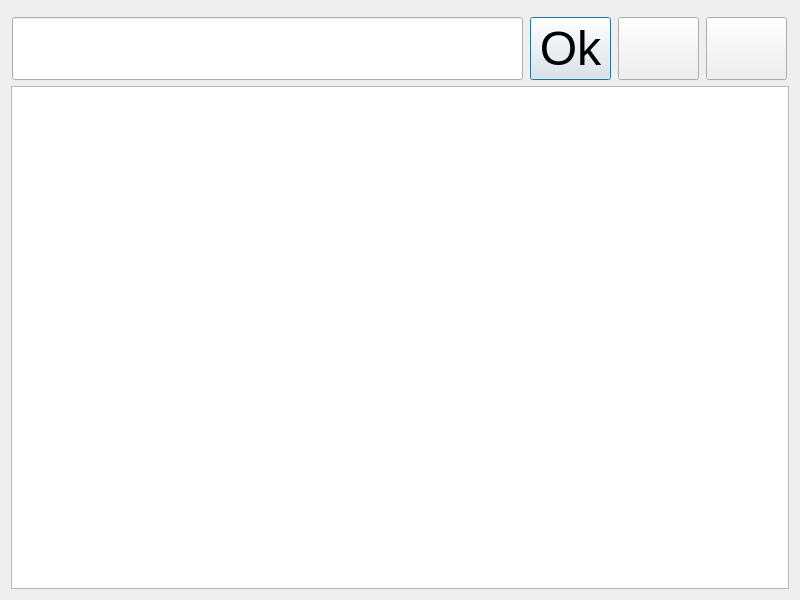
<?xml version="1.0" encoding="UTF-8"?>
<ui version="4.0">
 <class>DialogAccueil</class>
 <widget class="QDialog" name="DialogAccueil">
  <property name="geometry">
   <rect>
    <x>0</x>
    <y>0</y>
    <width>800</width>
    <height>600</height>
   </rect>
  </property>
  <property name="windowTitle">
   <string>Dialog</string>
  </property>
  <layout class="QVBoxLayout" name="verticalLayout">
   <item>
    <widget class="QWidget" name="widget_barreMenu" native="true">
     <property name="sizePolicy">
      <sizepolicy hsizetype="Maximum" vsizetype="Maximum">
       <horstretch>0</horstretch>
       <verstretch>0</verstretch>
      </sizepolicy>
     </property>
     <property name="maximumSize">
      <size>
       <width>779</width>
       <height>91</height>
      </size>
     </property>
    </widget>
   </item>
   <item>
    <layout class="QGridLayout" name="gridLayout">
     <item row="0" column="0">
      <widget class="QLineEdit" name="lineEdit_Recherche">
       <property name="sizePolicy">
        <sizepolicy hsizetype="Expanding" vsizetype="Fixed">
         <horstretch>0</horstretch>
         <verstretch>0</verstretch>
        </sizepolicy>
       </property>
       <property name="maximumSize">
        <size>
         <width>511</width>
         <height>81</height>
        </size>
       </property>
      </widget>
     </item>
     <item row="0" column="1">
      <widget class="QPushButton" name="button_Ok">
       <property name="maximumSize">
        <size>
         <width>81</width>
         <height>81</height>
        </size>
       </property>
       <property name="font">
        <font>
         <family>Liberation Sans</family>
         <pointsize>36</pointsize>
         <weight>50</weight>
         <bold>false</bold>
        </font>
       </property>
       <property name="text">
        <string>Ok</string>
       </property>
      </widget>
     </item>
     <item row="0" column="2">
      <widget class="QPushButton" name="button_Effacer">
       <property name="maximumSize">
        <size>
         <width>81</width>
         <height>81</height>
        </size>
       </property>
       <property name="text">
        <string/>
       </property>
       <property name="icon">
        <iconset resource="ressources.qrc">
         <normaloff>:/app/effacer96</normaloff>:/app/effacer96</iconset>
       </property>
       <property name="iconSize">
        <size>
         <width>60</width>
         <height>60</height>
        </size>
       </property>
      </widget>
     </item>
     <item row="0" column="3">
      <widget class="QPushButton" name="button_Ajouter">
       <property name="maximumSize">
        <size>
         <width>81</width>
         <height>81</height>
        </size>
       </property>
       <property name="text">
        <string/>
       </property>
       <property name="icon">
        <iconset resource="ressources.qrc">
         <normaloff>:/app/personneAdd96</normaloff>:/app/personneAdd96</iconset>
       </property>
       <property name="iconSize">
        <size>
         <width>60</width>
         <height>60</height>
        </size>
       </property>
      </widget>
     </item>
    </layout>
   </item>
   <item>
    <widget class="QTableView" name="tableView_Resultats"/>
   </item>
  </layout>
 </widget>
 <resources>
  <include location="ressources.qrc"/>
 </resources>
 <connections/>
</ui>
